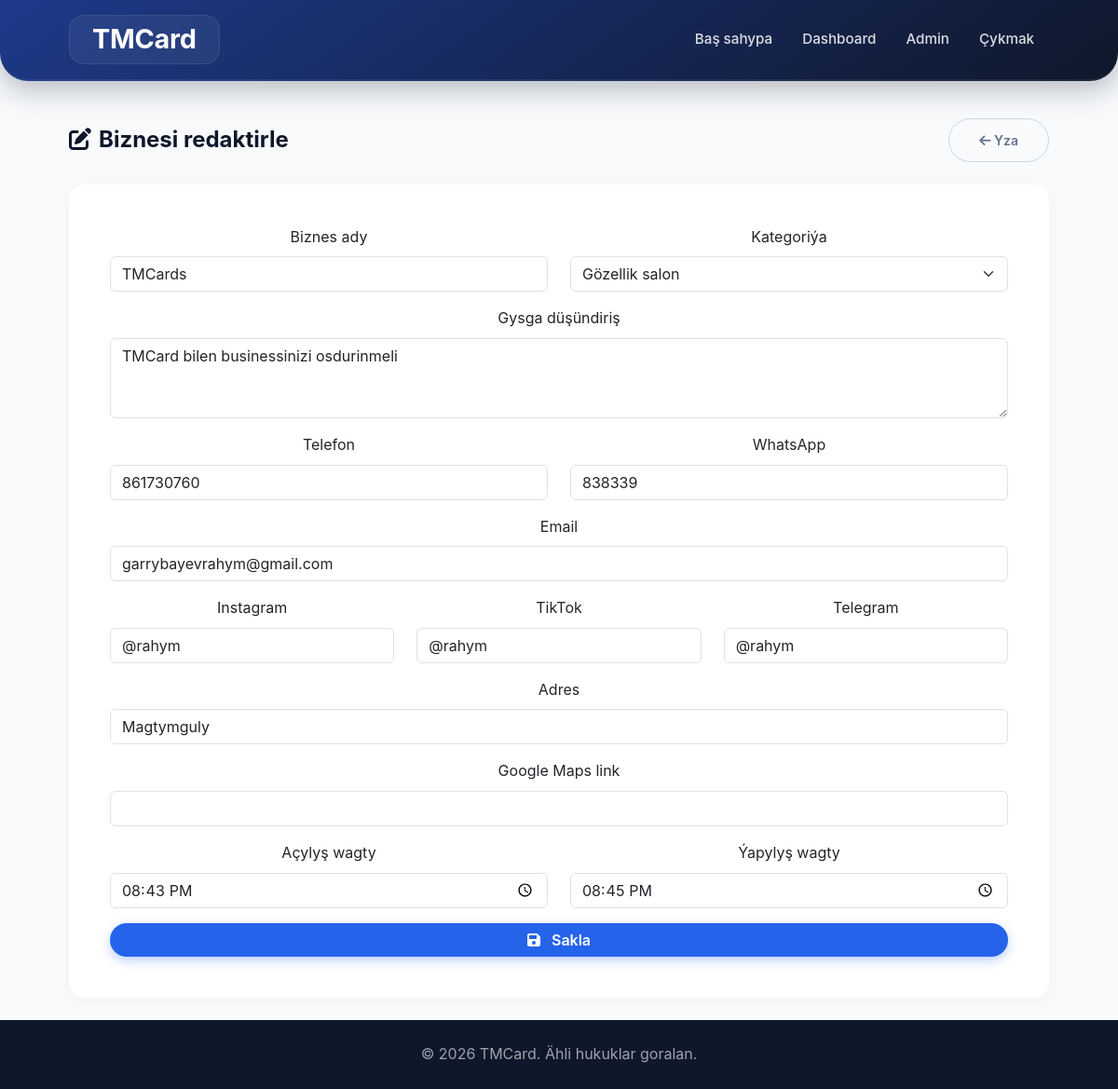
/business/edit/2 (signed in), run on the app's committed database.
### app/models.py (models this page shows)
class Business(db.Model):
    id = db.Column(db.Integer, primary_key=True)
    user_id = db.Column(db.Integer, db.ForeignKey('user.id'), nullable=False)
    name = db.Column(db.String(100), nullable=False)
    slug = db.Column(db.String(120), unique=True, nullable=False)
    logo = db.Column(db.String(255))
    cover_image = db.Column(db.String(255))
    category = db.Column(db.String(50))
    description = db.Column(db.Text)
    phone = db.Column(db.String(20))
    whatsapp = db.Column(db.String(20))
    email = db.Column(db.String(100))
    instagram = db.Column(db.String(100))
    tiktok = db.Column(db.String(100))
    telegram = db.Column(db.String(100))
    address = db.Column(db.String(255))
    maps_link = db.Column(db.String(255))
    opening_time = db.Column(db.String(10))
    closing_time = db.Column(db.String(10))
    views = db.Column(db.Integer, default=0)          # Görüş sany
    created_at = db.Column(db.DateTime, default=datetime.utcnow)
    updated_at = db.Column(db.DateTime, default=datetime.utcnow, onupdate=datetime.utcnow)
    products = db.relationship('Product', backref='business', lazy=True, cascade='all, delete-orphan')

### app/business/routes.py (the view, shortened to what this page needs)
@business_bp.route('/edit/<int:id>', methods=['GET', 'POST'])
@login_required
def edit(id):
    business = Business.query.get_or_404(id)
    if business.user_id != current_user.id and current_user.id != 1:
        abort(403)
    form = BusinessForm(obj=business)
    return render_template('business/edit.html', form=form, business=business)

### app/forms.py
class BusinessForm(FlaskForm):
    name = StringField('Biznes ady', validators=[DataRequired(), Length(max=100)])
    category = SelectField('Kategoriýa', choices=[
        ('Restoran', 'Restoran'), ('Kafe', 'Kafe'), ('Magazin', 'Magazin'),
        ('Gözellik', 'Gözellik salon'), ('Hyzmat', 'Hyzmat'), ('Beýleki', 'Beýleki')
    ], validators=[DataRequired()])
    description = TextAreaField('Gysga düşündiriş')  # biznes üçin düşündiriş gerek
    phone = StringField('Telefon', validators=[Length(max=20)])
    whatsapp = StringField('WhatsApp', validators=[Length(max=20)])
    email = EmailField('Email', validators=[Email(), Length(max=100)])
    instagram = StringField('Instagram', validators=[Length(max=100)])
    tiktok = StringField('TikTok', validators=[Length(max=100)])
    telegram = StringField('Telegram', validators=[Length(max=100)])
    address = StringField('Adres', validators=[Length(max=255)])
    maps_link = StringField('Google Maps link', validators=[Length(max=255)])
    opening_time = StringField('Açylyş wagty', validators=[Length(max=10)])
    closing_time = StringField('Ýapylyş wagty', validators=[Length(max=10)])
    submit = SubmitField('Sakla')

### app/templates/business/edit.html (shortened to what this page needs)
{% extends "base.html" %}
{% block content %}
<div class="container py-4">
    <div class="d-flex justify-content-between align-items-center mb-4">
        <h4 class="fw-bold mb-0"><i class="fas fa-edit me-2"></i>Biznesi redaktirle</h4>
        <a href="{{ url_for('dashboard.index') }}" class="btn btn-outline-secondary btn-sm">
            <i class="fas fa-arrow-left"></i> Yza
        </a>
    </div>
    <div class="card dashboard-card">
        <div class="card-body">
            <form method="POST">
                <div class="row">
                    <div class="col-md-6">
                        <div class="mb-3">
                            {{ form.name.label(class="form-label") }}
                            {{ form.name(class="form-control") }}
                        </div>
                    </div>
                    <div class="col-md-6">
                        <div class="mb-3">
                            {{ form.category.label(class="form-label") }}
                            {{ form.category(class="form-select") }}
                        </div>
                    </div>
                </div>
                <div class="mb-3">
                    {{ form.description.label(class="form-label") }}
                    {{ form.description(class="form-control", rows=3) }}
                </div>
                <div class="row">
                    <div class="col-md-6">
                        <div class="mb-3">
                            {{ form.phone.label(class="form-label") }}
                            {{ form.phone(class="form-control") }}
                        </div>
                    </div>
                    <div class="col-md-6">
                        <div class="mb-3">
                            {{ form.whatsapp.label(class="form-label") }}
                            {{ form.whatsapp(class="form-control") }}
                        </div>
                    </div>
                </div>
                <div class="mb-3">
                    {{ form.email.label(class="form-label") }}
                    {{ form.email(class="form-control") }}
                </div>
                <div class="row">
                    <div class="col-md-4">
                        <div class="mb-3">
                            {{ form.instagram.label(class="form-label") }}
                            {{ form.instagram(class="form-control") }}
                        </div>
                    </div>
                    <div class="col-md-4">
                        <div class="mb-3">
                            {{ form.tiktok.label(class="form-label") }}
                            {{ form.tiktok(class="form-control") }}
                        </div>
                    </div>
                    <div class="col-md-4">
                        <div class="mb-3">
                            {{ form.telegram.label(class="form-label") }}
                            {{ form.telegram(class="form-control") }}
                        </div>
                    </div>
                </div>
                <div class="mb-3">
                    {{ form.address.label(class="form-label") }}
                    {{ form.address(class="form-control") }}
                </div>
                <div class="mb-3">
                    {{ form.maps_link.label(class="form-label") }}
                    {{ form.maps_link(class="form-control") }}
                </div>
                <div class="row">
                    <div class="col-md-6">
                        <div class="mb-3">
                            {{ form.opening_time.label(class="form-label") }}
                            {{ form.opening_time(class="form-control", type="time") }}
                        </div>
                    </div>
                    <div class="col-md-6">
                        <div class="mb-3">
                            {{ form.closing_time.label(class="form-label") }}
                            {{ form.closing_time(class="form-control", type="time") }}
                        </div>
                    </div>
                </div>
                <div class="d-grid">
                    <button type="submit" class="btn btn-accent">
                        <i class="fas fa-save me-2"></i> Sakla
                    </button>
                </div>
            </form>
        </div>
    </div>
</div>
{% endblock %}

### app/static/css/style.css (style rules this page uses)
* { margin: 0; padding: 0; box-sizing: border-box; }
html, body { height: 100%; }
body { font-family: -apple-system, BlinkMacSystemFont, 'Segoe UI', Roboto, system-ui, sans-serif; background: #f8fafc; color: #0f172a; line-height: 1.6; }
.container { max-width: 1100px; margin: 0 auto; padding: 0 1.5rem; }
.btn { display: inline-block; padding: 0.75rem 2rem; border-radius: 50px; font-weight: 600; text-decoration: none; transition: 0.2s; border: none; cursor: pointer; }
.btn-accent { background: #2563EB; color: white; border: none; padding: 0.4rem 1.6rem; border-radius: 40px; font-weight: 600; transition: all 0.2s ease; box-shadow: 0 4px 12px rgba(37, 99, 235, 0.3); }
.btn-outline-secondary { color: #64748b; border: 1px solid #cbd5e1; background: transparent; }
.fw-bold { font-weight: 700; }
.card { background: #fff; border-radius: 16px; padding: 1.5rem; text-align: center; box-shadow: 0 4px 12px rgba(0,0,0,0.04); transition: 0.2s; border: 1px solid rgba(0,0,0,0.02); }
.dashboard-card { border: none; border-radius: 16px; box-shadow: 0 4px 16px rgba(0,0,0,0.04); overflow: hidden; transition: box-shadow 0.2s ease; background: #fff; }
.dashboard-card .card-body { padding: 1.25rem; }

### data on the page
Business: name "TMCards", category "Gözellik salon", description "TMCard bilen businessinizi osdurinmeli", phone "861730760", whatsapp "838339", email "garrybayevrahym@gmail.com", instagram "@rahym", tiktok "@rahym", telegram "@rahym", address "Magtymguly", opening_time "20:43", closing_time "20:45"
